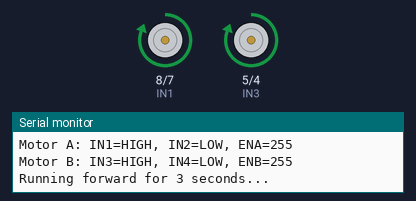
A sketch run on a simulated Arduino Uno, built with avr-gcc and run on an emulated ATmega328P. Parts: motor-driver pin pairs drawn as motors (green arrow = first pin HIGH = forward, orange = second pin HIGH = backward, longer = more drive, scaled by the enable pin), the last lines printed to the serial monitor.

Above: at 1.6 s.
At 3.7 s:
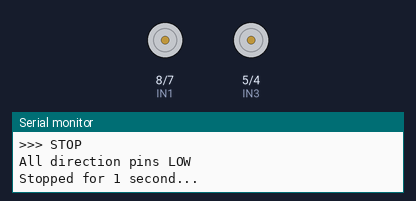
At 5.7 s:
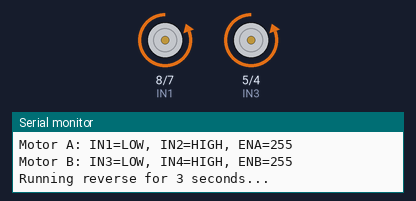
Timing chart, 0 to 10.6 s (numbered marks = the images above):
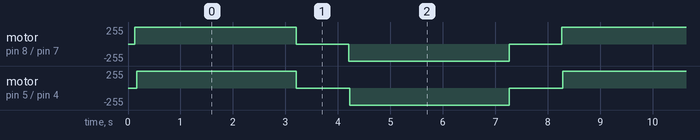

The sketch:

sketch_jan31a.ino
```cpp
// Motor A
const int ENA = 9;
const int IN1 = 8;
const int IN2 = 7;

// Motor B
const int ENB = 3;
const int IN3 = 5;
const int IN4 = 4;

void setup() {
  Serial.begin(9600);
  Serial.println("Starting motor control...");

  // Motor A
  pinMode(ENA, OUTPUT);
  pinMode(IN1, OUTPUT);
  pinMode(IN2, OUTPUT);
  Serial.println("Motor A pins initialized (ENA=9, IN1=8, IN2=7)");

  // Motor B
  pinMode(ENB, OUTPUT);
  pinMode(IN3, OUTPUT);
  pinMode(IN4, OUTPUT);
  Serial.println("Motor B pins initialized (ENB=3, IN3=5, IN4=4)");

  Serial.println("Setup complete!\n");
}

void loop() {
  // Both motors forward
  Serial.println(">>> FORWARD");
  Serial.println("Motor A: IN1=HIGH, IN2=LOW, ENA=255");
  digitalWrite(IN1, HIGH);
  digitalWrite(IN2, LOW);
  analogWrite(ENA, 255);

  Serial.println("Motor B: IN3=HIGH, IN4=LOW, ENB=255");
  digitalWrite(IN3, HIGH);
  digitalWrite(IN4, LOW);
  analogWrite(ENB, 255);
  Serial.println("Running forward for 3 seconds...\n");
  delay(3000);

  // Both motors stop
  Serial.println(">>> STOP");
  digitalWrite(IN1, LOW);
  digitalWrite(IN2, LOW);
  digitalWrite(IN3, LOW);
  digitalWrite(IN4, LOW);
  Serial.println("All direction pins LOW");
  Serial.println("Stopped for 1 second...\n");
  delay(1000);

  // Both motors reverse
  Serial.println(">>> REVERSE");
  Serial.println("Motor A: IN1=LOW, IN2=HIGH, ENA=255");
  digitalWrite(IN1, LOW);
  digitalWrite(IN2, HIGH);
  analogWrite(ENA, 255);

  Serial.println("Motor B: IN3=LOW, IN4=HIGH, ENB=255");
  digitalWrite(IN3, LOW);
  digitalWrite(IN4, HIGH);
  analogWrite(ENB, 255);
  Serial.println("Running reverse for 3 seconds...\n");
  delay(3000);

  // Both motors stop
  Serial.println(">>> STOP");
  digitalWrite(IN1, LOW);
  digitalWrite(IN2, LOW);
  digitalWrite(IN3, LOW);
  digitalWrite(IN4, LOW);
  Serial.println("All direction pins LOW");
  Serial.println("Stopped for 1 second...\n");
  delay(1000);
}
```

Measured:
- by itself, motor on pin 8 (IN1) / pin 7 (IN2): repeats every 8.1 s: stopped 1.0 s, backward 255/255 3.1 s, stopped 1.0 s, forward 255/255 3.1 s
- by itself, motor on pin 5 (IN3) / pin 4 (IN4): repeats every 8.1 s: stopped 1.0 s, backward 255/255 3.0 s, stopped 1.0 s, forward 255/255 3.0 s
